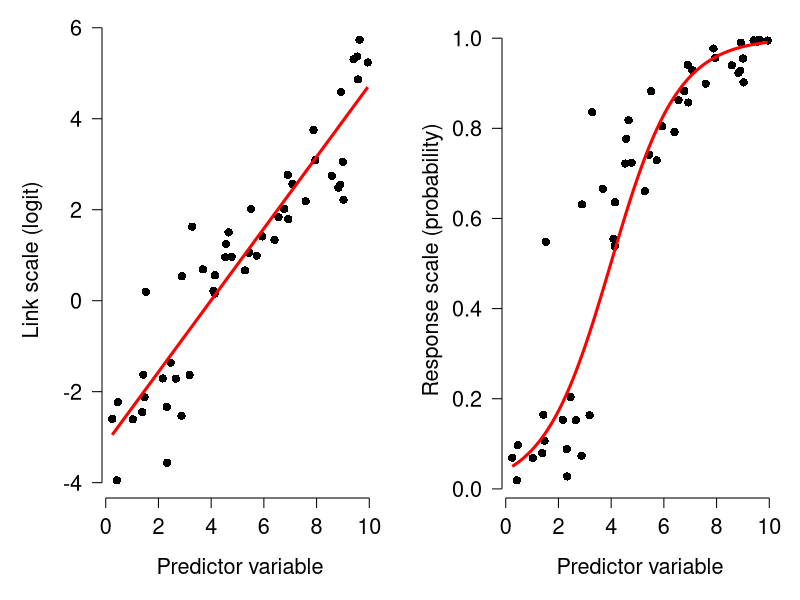

This figure's R source:
## ---- chunk 1
set.seed(123)
n <- 50
x <- runif(n, 0, 10)
z <- -3 + 0.75*x + rnorm(n, 0, 1)
y <- plogis(z)

mod1 <- lm(z~x)
px <- seq(min(x), max(x), length=100)
pred <- predict(mod1, newdata=data.frame(x=px), se.fit=TRUE)
mn <- pred$fit

par(mfrow=c(1,2), mar=c(5.1, 5.1, 1.1, 1.1), las=1, lend=1,
    bty="n", cex.axis=1.3, cex.lab=1.3)
plot(x, z, pch=16, cex=1.1,
     xlab="Predictor variable", 
     ylab="Link scale (logit)")
points(px, mn, type="l", lwd=3, col="red")
plot(x, y, pch=16, cex=1.1,
     xlab="Predictor variable", 
     ylab="Response scale (probability)")
points(px, plogis(mn), type="l", lwd=3, col="red")

